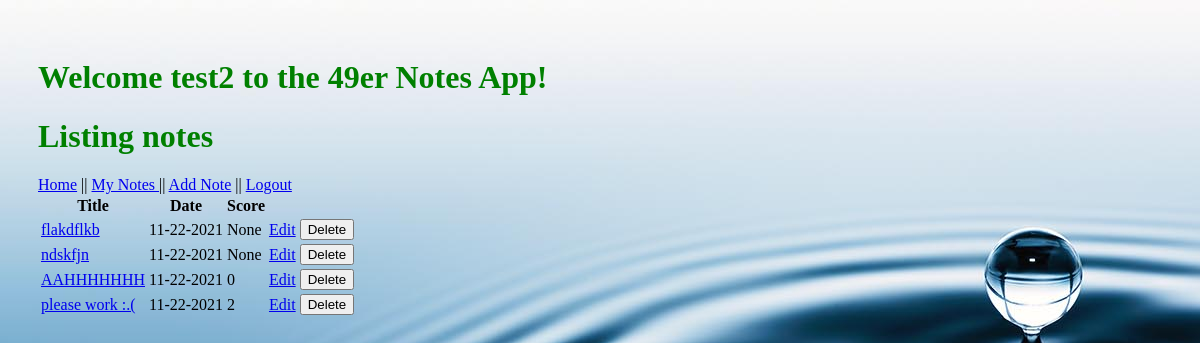
The page /notes (signed in) on the database as committed earlier.
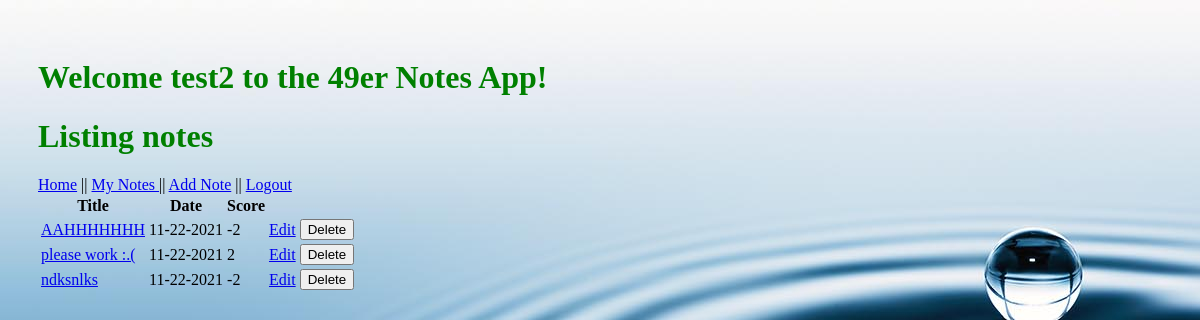
The same page on the database as committed later.
### models.py (models this page shows, shortened)
class Note(db.Model):
    id = db.Column("id", db.Integer, primary_key=True)
    title = db.Column("title", db.String(200))
    text = db.Column("text", db.String(100))
    date = db.Column("date", db.String(50))
    score = db.Column("score", db.Integer)
    user_id = db.Column(db.Integer, db.ForeignKey("user.id"), nullable=False)
    comments = db.relationship("Comment", backref="note", cascade="all, delete-orphan", lazy=True)

### Cooler.py (the view)
@app.route('/notes')
def get_notes():
    if session.get('user'):
        my_notes = db.session.query(Note).all() #.filter_by(user_id=session['user_id'])
        return render_template('notes.html', notes=my_notes, user=session['user'])
    else:
        return redirect(url_for('login'))

### templates/notes.html (shortened to what this page needs)
<!DOCTYPE html>
<html lang="en">
<head>
    <link rel="stylesheet" href="{{ url_for('static', filename='main.css') }}">
</head>
<body>
<h1>Welcome {{user}} to the 49er Notes App!</h1>
<h1>Listing notes</h1>
<table>
    <tr>
        <th>Title</th>
        <th>Date</th>
        <th>Score</th>
        {% for note in notes %}
    <tr>
        <td><a href="{{ url_for('get_note', note_id=note.id) }}">{{ note.title }}</a></td>
        <td>{{ note.date }}</td>
        <td>{{ note.score }}</td>
        <td><a href="{{ url_for('update_note', note_id=note.id) }}">Edit</a></td>
        <td>
            <form action="{{ url_for('delete_note', note_id=note.id) }}" method="post">
                <input type="submit" value="Delete">
            </form>
        </td>
    </tr>
    {% endfor %}
    <nav>
        <a href="{{ url_for('index') }}"> Home</a> ||
        <a href="{{url_for('get_notes') }}"> My Notes </a> ||
        <a href="{{ url_for('new_note') }}">Add Note</a> ||
        <a href="{{ url_for('logout')}}">Logout</a>
    </nav>
</table>
</body>
</html>

### static/main.css (style rules this page uses)
body { padding: 30px 30px; background-image: url("water-update.jpg"); }
h1 { color:green; }

Rows that differ between the two databases and show on the page:
removed Note: title "flakdflkb", date "11-22-2021", score "None"
removed Note: title "ndskfjn", date "11-22-2021", score "None"
changed Note "AAHHHHHHH": score "0" → "-2"
added Note: title "ndksnlks", date "11-22-2021", score "-2"
